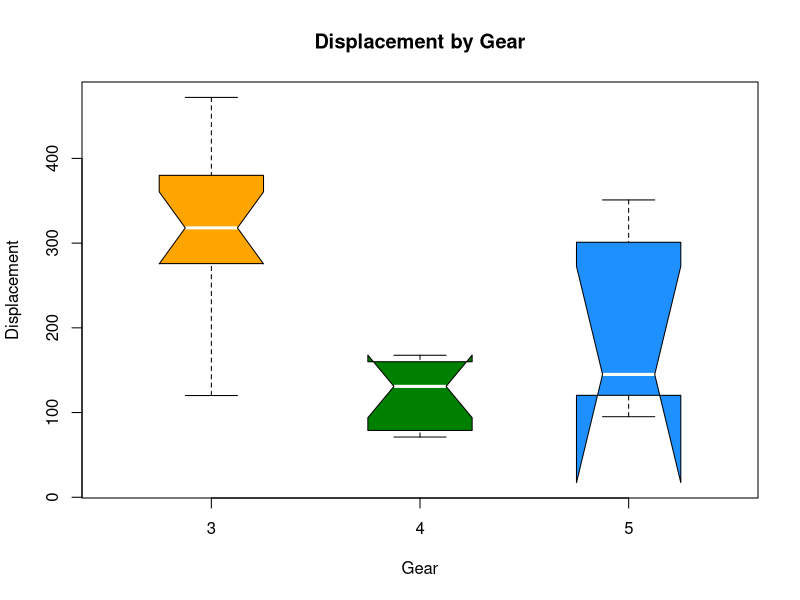

Write R code to recreate this figure.
# Load the dataset
data(mtcars)

my_colors <- c("#FFA500", "#008000", "#1E90FF", "#FF1493")

# Create the box plot with customized aesthetics
bp <- boxplot(disp ~ gear, data = mtcars,
              main = "Displacement by Gear", xlab = "Gear", ylab = "Displacement",
              col = my_colors, border = "black", notch = TRUE, notchwidth = 0.5,
              medcol = "white", whiskcol = "black", boxwex = 0.5, outpch = 19,
              outcol = "black")

# Extract median values for each group
medians <- bp$stats[3, ]

# Print median values
print(medians)